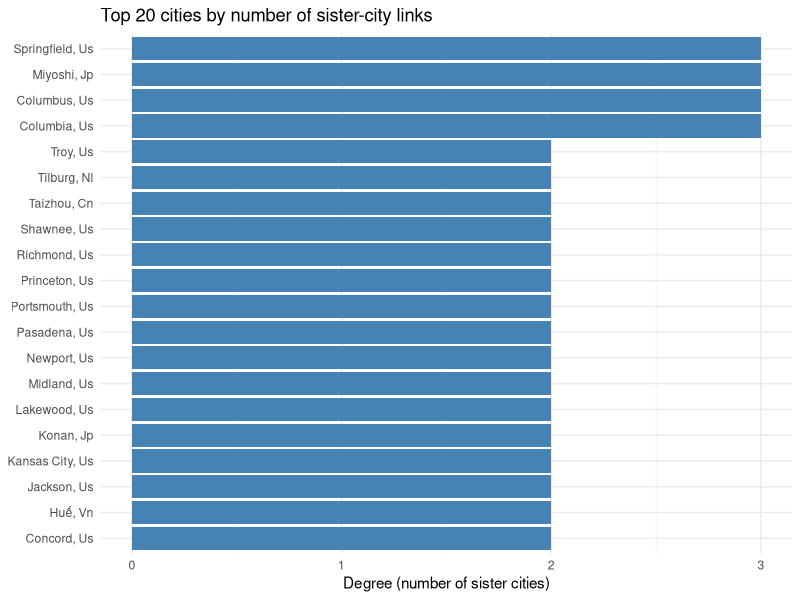

Write R code to recreate this figure.
suppressPackageStartupMessages({
  library(tidyverse)
})

# Read nodes (expects analysis script has produced output/nodes.csv)
nodes <- read_csv('output/nodes.csv', show_col_types = FALSE)

# Top 20 by degree
top20 <- nodes %>% arrange(desc(degree)) %>% slice_head(n = 20)
write_csv(top20, 'output/top20_degree.csv')

# Plot: horizontal bar chart
p <- ggplot(top20, aes(x = reorder(name, degree), y = degree)) +
  geom_col(fill = 'steelblue') +
  coord_flip() +
  labs(x = NULL, y = 'Degree (number of sister cities)',
       title = 'Top 20 cities by number of sister-city links') +
  theme_minimal()

if(!dir.exists('output')) dir.create('output')

ggsave('output/top20_degree.png', p, width = 8, height = 6, dpi = 150)
message('Wrote output/top20_degree.png and output/top20_degree.csv')
